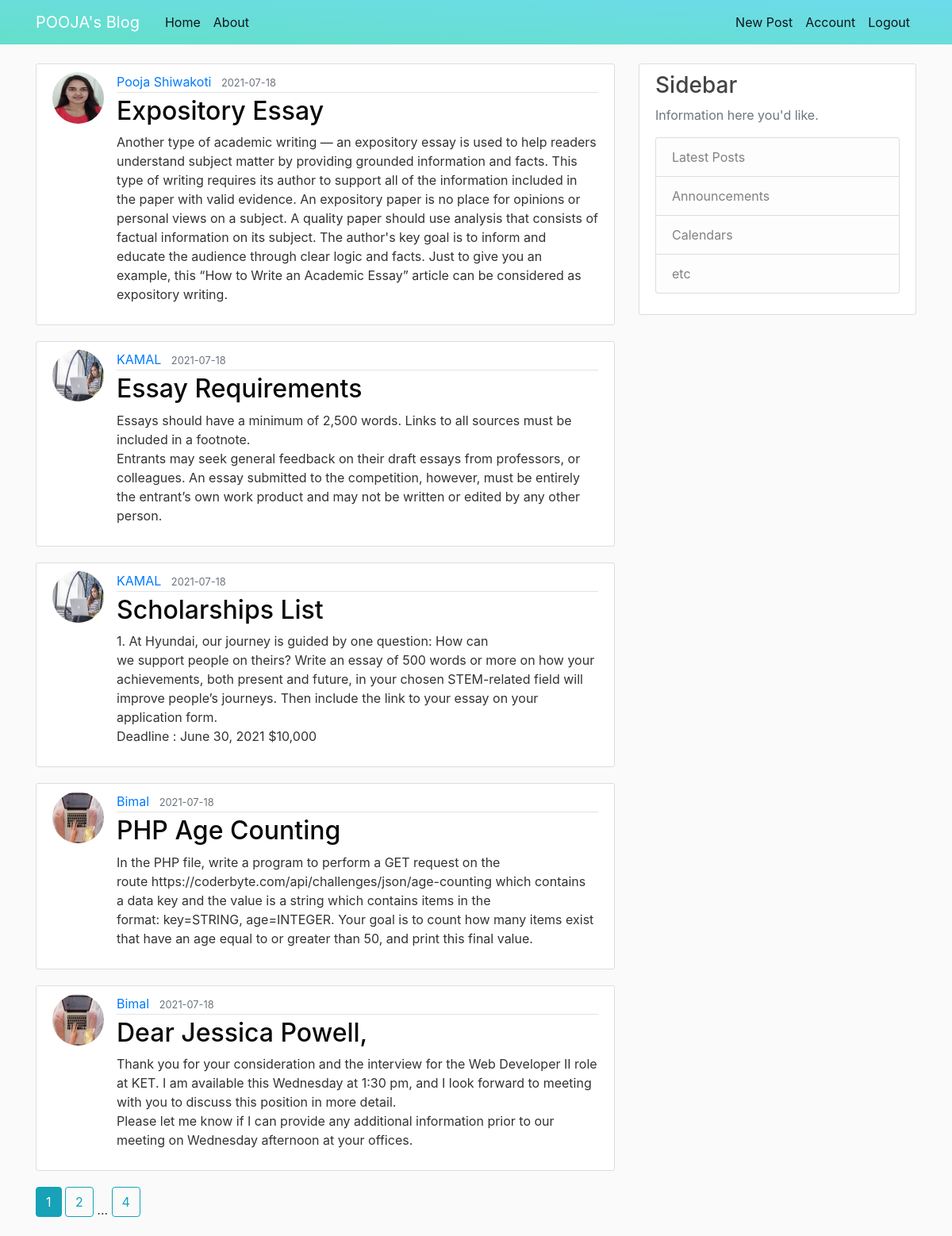
/home (signed in), run on the app's committed database.
### flaskblog/models.py (models this page shows, shortened)
class Post(db.Model):
    id = db.Column(db.Integer, primary_key=True)
    title = db.Column(db.String(100), nullable=False)
    date_posted = db.Column(db.DateTime, nullable=False, default=datetime.utcnow)
    content = db.Column(db.Text, nullable=False)
    user_id = db.Column(db.Integer, db.ForeignKey('user.id'), nullable=False)

class User(db.Model, UserMixin):
    id = db.Column(db.Integer, primary_key=True)
    username = db.Column(db.String(20), unique=True, nullable=False)
    email = db.Column(db.String(120), unique=True, nullable=False)
    image_file = db.Column(db.String(20), nullable=False, default='default.jpg')
    password = db.Column(db.String(60), nullable=False)
    posts = db.relationship('Post', backref='author', lazy=True)

### flaskblog/routes.py (the view)
@app.route("/")
@app.route("/home")
def home():
    page = request.args.get('page', 1, type = int)
    posts = Post.query.order_by(Post.date_posted.desc()).paginate(page= page, per_page=5)
    return render_template('home.html', posts=posts)

### flaskblog/models.py (called while the page is built)
@login_manager.user_loader
def load_user(user_id):
    return User.query.get(int(user_id))

### flaskblog/templates/home.html
{% extends "layout.html" %}
{% block content %}
    {% for post in posts.items %}
        <article class="media content-section">
          <img class="rounded-circle article-img" src="{{ url_for('static', filename='images/' + post.author.image_file) }}">
          <div class="media-body">
            <div class="article-metadata">
              <a class="mr-2" href="{{ url_for('user_posts', username=post.author.username) }}">{{ post.author.username }}</a>
              <small class="text-muted">{{ post.date_posted.strftime('%Y-%m-%d') }}</small>
            </div>
            <h2><a class="article-title" href="{{ url_for('post', post_id=post.id) }}">{{ post.title }}</a></h2>
            <p class="article-content">{{ post.content }}</p>
          </div>
        </article>
    {% endfor %}
    {% for page_num in posts.iter_pages(left_edge=1, right_edge=1, left_current=1, right_current=2) %}
      {% if page_num %}
        {% if posts.page == page_num %}
          <a class="btn btn-info mb-4" href="{{ url_for('home', page=page_num) }}">{{ page_num }}</a>
        {% else %}
          <a class="btn btn-outline-info mb-4" href="{{ url_for('home', page=page_num) }}">{{ page_num }}</a>
        {% endif %}
      {% else %}
        ...
      {% endif %}
    {% endfor %}
{% endblock content %}

### flaskblog/static/main.css (style rules this page uses)
body { background: #fafafa; color: #333333; margin-top: 5rem; }
h1, h2, h3, h4, h5, h6 { color: #444444; }
.content-section { background: #ffffff; padding: 10px 20px; border: 1px solid #dddddd; border-radius: 3px; margin-bottom: 20px; }
.article-title { color: #0a0a0a; }
.article-content { white-space: pre-line; }
.article-img { height: 65px; width: 65px; margin-right: 16px; }
.article-metadata { padding-bottom: 1px; margin-bottom: 4px; border-bottom: 1px solid #e3e3e3 }

### data on the page
Post: image_file (picture), author.username "Pooja Shiwakoti", date_posted "2021-07-18", title "Expository Essay", content "Another type of academic writing — an expository essay is used to help readers understand subject matter by providing grounded information and facts. This type of writing requires its author to support all of the information included in the paper with valid evidence. An expository paper is no place for opinions or personal views on a subject. A quality paper should use analysis that consists of factual information on its subject. The author's key goal is to inform and educate the audience through clear logic and facts. Just to give you an example, this “How to Write an Academic Essay” article can be considered as expository writing."
Post: image_file (picture), author.username "KAMAL", date_posted "2021-07-18", title "Essay Requirements", content "Essays should have a minimum of 2,500 words. Links to all sources must be included in a footnote. Entrants may seek general feedback on their draft essays from professors, or colleagues. An essay submitted to the competition, however, must be entirely the entrant’s own work product and may not be written or edited by any other person."
Post: image_file (picture), author.username "KAMAL", date_posted "2021-07-18", title "Scholarships List", content "1. At Hyundai, our journey is guided by one question: How can we support people on theirs? Write an essay of 500 words or more on how your achievements, both present and future, in your chosen STEM-related field will improve people’s journeys. Then include the link to your essay on your application form. Deadline : June 30, 2021 $10,000"
Post: image_file (picture), author.username "Bimal", date_posted "2021-07-18", title "PHP Age Counting", content "In the PHP file, write a program to perform a GET request on the route https://coderbyte.com/api/challenges/json/age-counting which contains a data key and the value is a string which contains items in the format: key=STRING, age=INTEGER. Your goal is to count how many items exist that have an age equal to or greater than 50, and print this final value."
Post: image_file (picture), author.username "Bimal", date_posted "2021-07-18", title "Dear Jessica Powell,", content "Thank you for your consideration and the interview for the Web Developer II role at KET. I am available this Wednesday at 1:30 pm, and I look forward to meeting with you to discuss this position in more detail. Please let me know if I can provide any additional information prior to our meeting on Wednesday afternoon at your offices."

### other printed values
{{ page_num }} "1"
{{ page_num }} "2" "4"
